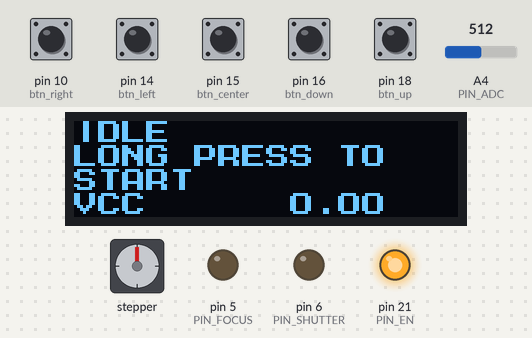
Recording of a program running on a simulated Arduino Micro, built with avr-gcc and run on an emulated ATmega32U4. On the bench: 128×32 one-colour display, stepper motor, output pins drawn as LEDs (lit = HIGH). Inputs (shaded band) come from the test bench; at power-on: pin 10 (btn_right), pin 14 (btn_left), pin 15 (btn_center), pin 16 (btn_down), pin 18 (btn_up) HIGH, A4 (PIN_ADC) = 512. Stepper angles assume 13184 steps per turn; what the program prints to the serial monitor is not drawn.

Above: at 3.2 s.
3.3 s: pin 15 (btn_center) pulled LOW for 1 s
4.9 s: pin 10 (btn_right) pulled LOW for 0.15 s
At 5.4 s:
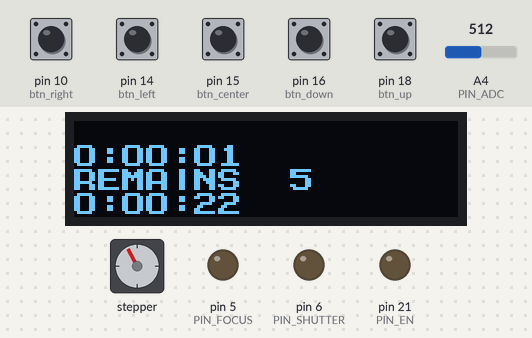
9.9 s: pin 15 (btn_center) pulled LOW for 0.15 s
At 10.52 s:
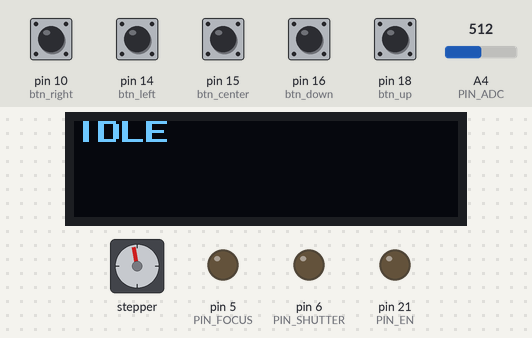
10.6 s: A4 (PIN_ADC) set to 390
At 13.1 s:
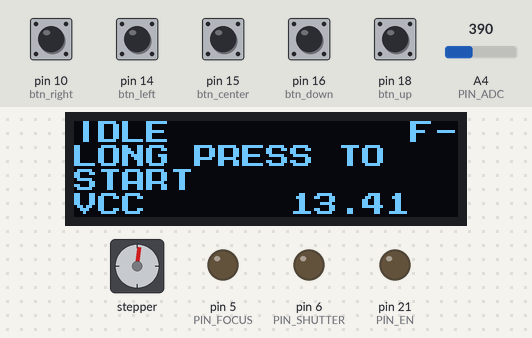
13.6 s: pin 10 (btn_right) pulled LOW for 0.15 s
At 16.4 s:
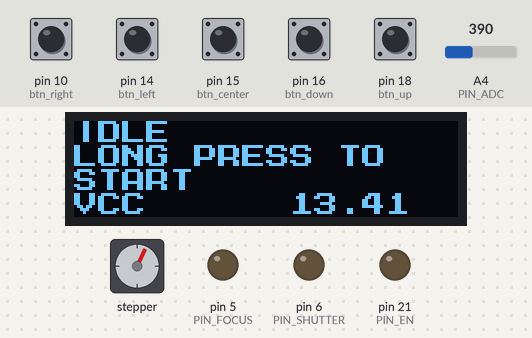
16.7 s: pin 15 (btn_center) pulled LOW for 0.15 s
At 20.1 s:
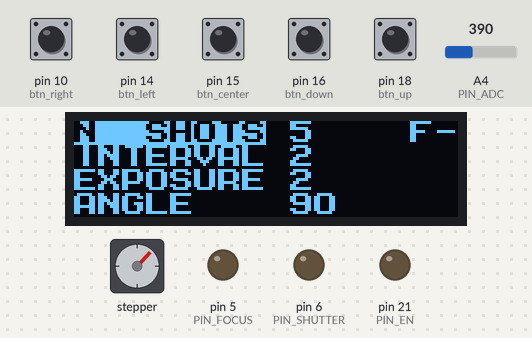
Timing chart, 0 to 20.4 s (numbered marks = the images above; inputs shaded):
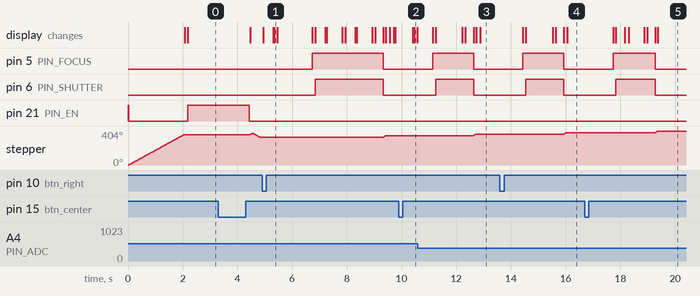

The program:

main.cpp
```cpp
#include <Arduino.h>
#include <U8x8lib.h>
#include <OneButton.h>
#include <A4988.h>
#include <Ticker.h>
#include <EEPROM.h>
#include <extra.h>
OneButton btn_up(18, true);
OneButton btn_center(15, true);
OneButton btn_left(14, true);
OneButton btn_down(16, true);
OneButton btn_right(10, true);

#define OLED_OFF_TIME 30 // через 30с отключается экран
#define RPM 30
#define MICROSTEPS 16
#define REDUCTION_RATIO 4.12f
#define MOTOR_STEPS 200 * REDUCTION_RATIO
#define ADC_DIVIDER 5.3786f
//9.57 - 4.24
//12.14 - x
#define DIR 9
#define STEP 8
#define PIN_SHUTTER 6
#define PIN_FOCUS 5
#define PIN_ADC 4 //A6
#define PIN_EN 21 //A3

const uint16_t SETTLE_DELAY = 550;
const uint8_t FOCUS_DELAY = 100;
const uint16_t SHUTTER_DELAY = 300;

#define LEFT 0
#define RIGHT 1

U8X8_SSD1306_128X32_UNIVISION_HW_I2C u8x8(/* reset=*/U8X8_PIN_NONE);
A4988 stepper(MOTOR_STEPS, DIR, STEP);

struct guiS
{
  uint8_t current = 0;
  uint8_t previous = 0;
  uint8_t menu_id = 0;
};
guiS SCREEN;
uint32_t POWERSAVE_TIMER = 0;
boolean OLED_POWERSAVE = false;
uint8_t CURRENT_PRESET = 0;

uint32_t movedur;
uint32_t elapsed_time;
uint32_t remains_time;
struct dollyS
{
  boolean ReadyToShot = false;
  boolean ReadyToMove = false;
  uint8_t IDLE_TIME = 0;
  uint16_t Shots_total;
  volatile uint16_t Shots_remains;
  uint8_t Interval;
  uint8_t countdown;
  const uint8_t Delay = 5;
  uint8_t Exposure;
  uint8_t Current_Exposure = 0;
  ;
  uint8_t Angle;
  float AngleStep;
  bool Direction; //0 - влево 1 - вправо
  bool isHoming;
  volatile boolean started = false;
};
dollyS dolly;

struct ADCS
{
  uint32_t voltage_raw;
  uint8_t num_readings;
  uint16_t battery_voltage;
};
ADCS adc;

uint16_t EEMEM SHOTS_preset1_addr = 5;
uint8_t EEMEM INTERVAL_preset1_addr = 2;
uint8_t EEMEM EXPOSURE_preset1_addr = 2;
uint8_t EEMEM ANGLE_preset1_addr = 90;

uint16_t EEMEM SHOTS_preset2_addr = 20;
uint8_t EEMEM INTERVAL_preset2_addr = 2;
uint8_t EEMEM EXPOSURE_preset2_addr = 1;
uint8_t EEMEM ANGLE_preset2_addr = 90;

uint8_t EEMEM CURRENT_PRESET_addr = 0;
boolean EEMEM OLED_POWERSAVE_addr = true;

void ReadButtons(void)
{
  btn_up.tick();
  btn_center.tick();
  btn_left.tick();
  btn_down.tick();
  btn_right.tick();

  if (adc.num_readings < 100)
  {
    adc.num_readings++;
    adc.voltage_raw += analogRead(PIN_ADC);
  }
  else
  {
    adc.battery_voltage = adc.voltage_raw / adc.num_readings;
    adc.num_readings = 0;
    adc.voltage_raw = 0;
  }
}

void ReadSettings(void)
{
  EEPROM.get((int)&CURRENT_PRESET_addr, CURRENT_PRESET);
  EEPROM.get((int)&OLED_POWERSAVE_addr, OLED_POWERSAVE);
  if (CURRENT_PRESET > 1)
    CURRENT_PRESET = 0;
  switch (CURRENT_PRESET)
  {
  case 0:
  {
    EEPROM.get((int)&SHOTS_preset1_addr, dolly.Shots_total);
    EEPROM.get((int)&INTERVAL_preset1_addr, dolly.Interval);
    EEPROM.get((int)&EXPOSURE_preset1_addr, dolly.Exposure);
    EEPROM.get((int)&ANGLE_preset1_addr, dolly.Angle);
  }
  break;

  case 1:
  {
    EEPROM.get((int)&SHOTS_preset2_addr, dolly.Shots_total);
    EEPROM.get((int)&INTERVAL_preset2_addr, dolly.Interval);
    EEPROM.get((int)&EXPOSURE_preset2_addr, dolly.Exposure);
    EEPROM.get((int)&ANGLE_preset2_addr, dolly.Angle);
  }
  break;

  default:
    break;
  }
}

void SaveSettings(void)
{
  Serial.println("Saving EEPROM");
  EEPROM.put((int)&CURRENT_PRESET_addr, CURRENT_PRESET);
  EEPROM.put((int)&OLED_POWERSAVE_addr, OLED_POWERSAVE);
  switch (CURRENT_PRESET)
  {
  case 0:
  {
    Serial.println("Saving Preset 0");
    EEPROM.put((int)&SHOTS_preset1_addr, dolly.Shots_total);
    EEPROM.put((int)&INTERVAL_preset1_addr, dolly.Interval);
    EEPROM.put((int)&EXPOSURE_preset1_addr, dolly.Exposure);
    EEPROM.put((int)&ANGLE_preset1_addr, dolly.Angle);
  }
  break;
  case 1:
  {
    Serial.println("Saving Preset 1");
    EEPROM.put((int)&SHOTS_preset2_addr, dolly.Shots_total);
    EEPROM.put((int)&INTERVAL_preset2_addr, dolly.Interval);
    EEPROM.put((int)&EXPOSURE_preset2_addr, dolly.Exposure);
    EEPROM.put((int)&ANGLE_preset2_addr, dolly.Angle);
  }
  break;
  default:
    break;
  }
  Serial.println("EEPROM SAVE Done!");
}

void click_up()
{
  if (SCREEN.menu_id > 0)
    SCREEN.menu_id--;
  else
    SCREEN.menu_id = 3;
  Serial.println("Button DOWN click.");
  Serial.println(SCREEN.menu_id);
} // click1

void click_down()
{
  if (SCREEN.menu_id < 3)
    SCREEN.menu_id++;
  else
    SCREEN.menu_id = 0;
  Serial.println("Button UP click.");
  Serial.println(SCREEN.menu_id);
} // click1

void click_left()
{
  Serial.println("Button LEFT click.");
  switch (SCREEN.menu_id)
  {
  case 0:
    if (SCREEN.current == 1)
    {
      if (dolly.Shots_total > 2)
        dolly.Shots_total--;
      else
        dolly.Shots_total = 300;
      u8x8.clearLine(SCREEN.menu_id);
    }
    else if (SCREEN.current == 2)
    {
      if (CURRENT_PRESET > 0)
        CURRENT_PRESET--;
    }
    break;
  case 1:
    if (SCREEN.current == 1)
    {
      if (dolly.Interval > 2)
        dolly.Interval--;
      else
        dolly.Interval = 250;
      u8x8.clearLine(SCREEN.menu_id);
    }
    else if (SCREEN.current == 2)
    {
      OLED_POWERSAVE = !OLED_POWERSAVE;
      u8x8.clearLine(SCREEN.menu_id);
    }
    break;

  case 2:
    if (dolly.Exposure > 2)
      dolly.Exposure--;
    else
      dolly.Exposure = 60;
    u8x8.clearLine(SCREEN.menu_id);
    break;
  case 3:
    if (dolly.Angle > 2)
      dolly.Angle--;
    else
      dolly.Angle = 250;
    u8x8.clearLine(SCREEN.menu_id);
    break;
  default:
    break;
  }
} // click1

void click_right()
{
  Serial.println("Button RIGHT click.");
  switch (SCREEN.menu_id)
  {
  case 0:
    if (SCREEN.current == 1)
    {
      if (dolly.Shots_total < 400)
        dolly.Shots_total++;
      else
        dolly.Shots_total = 30;
    }
    else if (SCREEN.current == 2)
      if (CURRENT_PRESET < 1)
        CURRENT_PRESET++;
    u8x8.clearLine(SCREEN.menu_id);
    break;
  case 1:
    if (SCREEN.current == 1)
    {
      if (dolly.Interval < 250)
        dolly.Interval++;
      else
        dolly.Interval = 1;
      u8x8.clearLine(SCREEN.menu_id);
    }
    else if (SCREEN.current == 2)
    {
      OLED_POWERSAVE = !OLED_POWERSAVE;
      u8x8.clearLine(SCREEN.menu_id);
    }
    break;

  case 2:
    if (dolly.Exposure < 60)
      dolly.Exposure++;
    else
      dolly.Exposure = 1;
    u8x8.clearLine(SCREEN.menu_id);
    break;

  case 3:
    if (dolly.Angle < 180)
      dolly.Angle++;
    else
      dolly.Angle = 1;
    u8x8.clearLine(SCREEN.menu_id);
    break;
  default:
    break;
  }
} // click1

void click_center()
{
  Serial.println("Button CENTER click.");
  if (SCREEN.current < 2)
    SCREEN.current++;
  else
    SCREEN.current = 0;
  if (SCREEN.current != SCREEN.previous)
  {
    u8x8.clearDisplay();
    SCREEN.previous = SCREEN.current;
  }
  SCREEN.menu_id = 0;
  Serial.println(SCREEN.current);
  POWERSAVE_TIMER = 0;
  u8x8.setPowerSave(0);
} // click1

void stepmove(void)
{
  uint32_t movestart = millis();
  Serial.print("MOVING: ");
  if (dolly.Direction == RIGHT)
    stepper.rotate(-dolly.AngleStep);
  else if (dolly.Direction == LEFT)
    stepper.rotate(dolly.AngleStep);
  movedur = millis() - movestart;
  Serial.print("Move time: ");
  Serial.println(movedur);
  dolly.ReadyToMove = false;
  dolly.IDLE_TIME = dolly.Interval;
}
/*
Долгое нажатие на центральную клавишу запускает съемку либо останавливает ее
*/
void long_click_center(void)
{
  if (!dolly.started)
  {
    SaveSettings();            //сохранение настроек в EEPROM
    digitalWrite(PIN_EN, LOW); //enable stepper
    SCREEN.current = 3;
    SCREEN.previous = 4;
    u8x8.clearDisplay();
    Serial.println("Status: Start");
    dolly.started = true;
    dolly.AngleStep = dolly.Angle / dolly.Shots_total; //вычисление на какой градус поворачивать голову между кадрами
    dolly.Shots_remains = dolly.Shots_total;
    elapsed_time = 0;
    dolly.IDLE_TIME = dolly.Delay;
    stepmove();
    remains_time = dolly.Delay * 1000L + dolly.Exposure * dolly.Shots_total * 1000L + dolly.Interval * (dolly.Shots_total - 1) * 1000L + movedur * (dolly.Shots_total - 1);
    dolly.isHoming = true;        //камера ставится в центр кадра. И перед началом съемки
    if (dolly.Direction == RIGHT) //поворачивается на половину заданного угла в противоположном направлении.
      stepper.rotate(dolly.Angle / 2);
    else if (dolly.Direction == LEFT)
      stepper.rotate(-dolly.Angle / 2);
    dolly.isHoming = false;
  }
  else
  {
    dolly.started = false;
    Serial.println("Status: Stop");
    digitalWrite(PIN_EN, HIGH); //disable stepper
  }
}

void shot(void)
{
  Serial.println("Wait dolly for settle");
  delay(SETTLE_DELAY); // пауза 0,5 секундная для того чтобы прекратилась тряска после движения
  elapsed_time += SETTLE_DELAY;
  remains_time -= SETTLE_DELAY;
  Serial.println("Focus pressed");
  u8x8.drawString(14, 0, "F+");
  digitalWrite(PIN_FOCUS, HIGH); //активация автофокуса
  delay(FOCUS_DELAY);            //пауза между фокусировкой и активацией затвора 0,1с
  elapsed_time += FOCUS_DELAY;
  remains_time -= FOCUS_DELAY;
  Serial.println("Shutter pressed");
  u8x8.drawString(14, 0, "S");
  digitalWrite(PIN_SHUTTER, HIGH); //активация затвора
  delay(SHUTTER_DELAY);
  elapsed_time += SHUTTER_DELAY;
  remains_time -= SHUTTER_DELAY;
  if (dolly.Exposure == dolly.Current_Exposure)
  {
    digitalWrite(PIN_SHUTTER, LOW); //Деактивация затвора
    Serial.println("Shutter released");
    u8x8.drawString(15, 0, "-");
    digitalWrite(PIN_FOCUS, LOW); //деактивация автофокуса
    Serial.println("Focus released");
    u8x8.drawString(14, 0, "F");
    dolly.Current_Exposure = 0;
    Serial.print("Exporure ended: ");
    dolly.ReadyToMove = true;
    dolly.ReadyToShot = false;
    dolly.Shots_remains--;
  }
  dolly.Current_Exposure++;
}

void EverySecond(void)
{
  if (dolly.Shots_remains == 0)
  {
    dolly.started = false;
    digitalWrite(PIN_EN, HIGH); //disable stepper
  }
  if (dolly.started && !dolly.isHoming) //начало запуска интервалометра
  {
    elapsed_time += 1000;
    remains_time -= 1000;
    dolly.IDLE_TIME--;
    if (dolly.IDLE_TIME == 0)
      dolly.ReadyToShot = true;
    if (dolly.ReadyToShot == true)
      shot();
    if (dolly.ReadyToMove == true)
      stepmove();
  }
  Serial.println(analogRead(PIN_ADC));

  if (POWERSAVE_TIMER > OLED_OFF_TIME && OLED_POWERSAVE)
    u8x8.setPowerSave(1);
  else
    POWERSAVE_TIMER++;
}

void DrawGui(void)
{
  u8x8.setFont(u8x8_font_saikyosansbold8_u);
  switch (SCREEN.current)
  {
  case 0:
    u8x8.drawString(0, 0, "IDLE");
    u8x8.drawString(0, 1, "LONG PRESS TO");
    u8x8.drawString(0, 2, "START");
    u8x8.drawString(0, 3, "VCC");
    u8x8.setCursor(9, 3);
    u8x8.print(5 * adc.battery_voltage / 1023.0f * ADC_DIVIDER);
    break;
  case 1:
    if (SCREEN.menu_id == 0)
      u8x8.setInverseFont(1);
    else
      u8x8.setInverseFont(0);
    u8x8.drawString(0, 0, "N  SHOTS");
    u8x8.setCursor(9, 0);
    u8x8.setInverseFont(0);
    u8x8.print(dolly.Shots_total);
    if (SCREEN.menu_id == 1)
      u8x8.setInverseFont(1);
    else
      u8x8.setInverseFont(0);
    u8x8.drawString(0, 1, "INTERVAL");
    u8x8.setCursor(9, 1);
    u8x8.setInverseFont(0);
    u8x8.print(dolly.Interval);
    if (SCREEN.menu_id == 2)
      u8x8.setInverseFont(1);
    else
      u8x8.setInverseFont(0);
    u8x8.drawString(0, 2, "EXPOSURE");
    u8x8.setCursor(9, 2);
    u8x8.setInverseFont(0);
    u8x8.print(dolly.Exposure);
    if (SCREEN.menu_id == 3)
      u8x8.setInverseFont(1);
    else
      u8x8.setInverseFont(0);
    u8x8.drawString(0, 3, "ANGLE");
    u8x8.setCursor(9, 3);
    u8x8.setInverseFont(0);
    u8x8.print(dolly.Angle);
    break;
  case 2:
    if (SCREEN.menu_id == 0)
      u8x8.setInverseFont(1);
    else
      u8x8.setInverseFont(0);
    u8x8.drawString(0, 0, "PRESET");
    u8x8.setCursor(9, 0);
    u8x8.setInverseFont(0);
    u8x8.print(CURRENT_PRESET);
    if (SCREEN.menu_id == 1)
      u8x8.setInverseFont(1);
    else
      u8x8.setInverseFont(0);
    u8x8.drawString(0, 1, "POWERSAVE");
    u8x8.setCursor(9, 1);
    u8x8.setInverseFont(0);
    u8x8.print(OLED_POWERSAVE);

    break;
  case 3:
    u8x8.drawString(0, 0, "ELAPSED");
    u8x8.setCursor(9, 0);
    u8x8.print(dolly.Shots_total - dolly.Shots_remains);
    u8x8.drawString(0, 1, TimeToString(elapsed_time));
    u8x8.drawString(0, 2, "REMAINS");
    u8x8.setCursor(9, 2);
    u8x8.print(dolly.Shots_remains);
    if (dolly.Shots_remains < 10)
    {
      u8x8.setCursor(10, 2);
      u8x8.print(" ");
    }
    u8x8.drawString(0, 3, TimeToString(remains_time));
    break;
  default:
    break;
  }
}

Ticker timer1(ReadButtons, 20);
Ticker timer2(DrawGui, 200);
Ticker timer3(EverySecond, 1000);

void setup(void)
{
  pinMode(PIN_EN, OUTPUT);
  digitalWrite(PIN_EN, HIGH); //disable stepper
  pinMode(PIN_SHUTTER, OUTPUT);
  pinMode(PIN_FOCUS, OUTPUT);
  analogReference(INTERNAL);
  btn_up.attachClick(click_up);
  btn_center.attachClick(click_center);
  btn_center.attachLongPressStop(long_click_center);
  btn_left.attachClick(click_left);
  btn_down.attachClick(click_down);
  btn_right.attachClick(click_right);
  //button1.attachLongPressStart(longPressStart1);
  //button1.attachDuringLongPress(longPress1);
  stepper.begin(RPM, MICROSTEPS);
  stepper.setSpeedProfile(stepper.LINEAR_SPEED, 250, 250);
  ReadSettings();
  u8x8.begin();
  u8x8.setPowerSave(0);
  Serial.begin(9600);
  timer1.start();
  timer2.start();
  timer3.start();
  digitalWrite(PIN_EN, LOW);
  Serial.println("And so it begins...");
  stepper.rotate(360);
}

void loop(void)
{
  timer1.update();
  timer2.update();
  timer3.update();
}
```

extra.h
```cpp
#include <Arduino.h>
char * TimeToString(unsigned long t)
{
 t=t/1000;
 static char str[8];
 long h = t / 3600;
 t = t % 3600;
 int m = t / 60;
 int s = t % 60;
 sprintf(str, "%01ld:%02d:%02d", h, m, s);
 return str;
}
```

Measured:
- after the input at 3.3 s, pin 21 (PIN_EN): HIGH → LOW after 1.1 s; stepper: turns 17° clockwise in 0.08 s, then 45° counter-clockwise in 0.24 s
- after the input at 4.9 s, the display: first differs from a run without the input after 0.45 s (image 1)
- after the input at 9.9 s, the display: first changes after 0.51 s (image 2 shows a later state)
- after the input at 13.6 s, the display: first differs from a run without the input after 2.5 s (image 4)
- after the input at 16.7 s, the display: first differs from a run without the input after 1.5 s (image 5 shows a later state)
